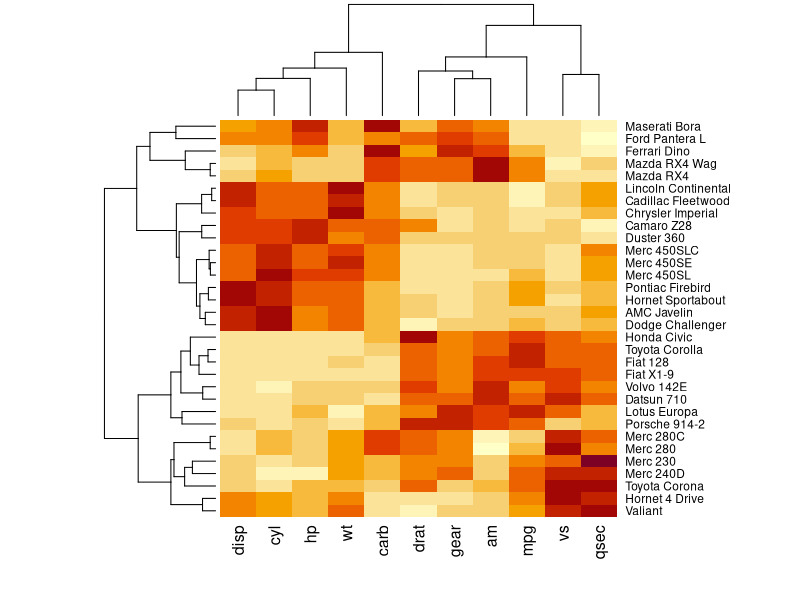
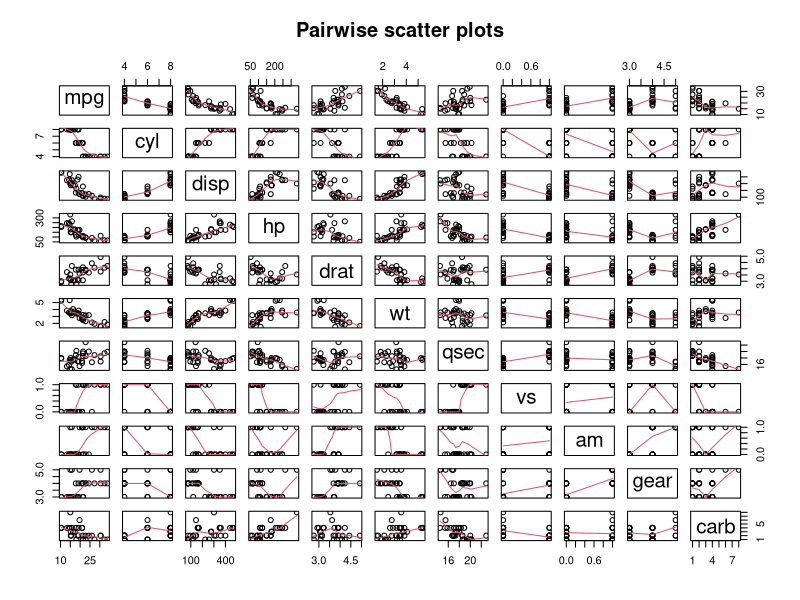

Write the R code that produced these figures, in order. (Note: this script raises an error after producing the figures.)
## ---- chunk 1
head(mtcars)
dim(mtcars)
names(mtcars)
## ---- chunk 2
heatmap(scale(as.matrix(mtcars)))
## ---- chunk 3
pairs(mtcars, panel=panel.smooth, main="Pairwise scatter plots")
## ---- chunk 4
mtcars2 <- mutate(mtcars, cyl=as.factor(cyl), vs=as.factor(vs), am=as.factor(am),
                  gear=as.factor(gear), carb=as.factor(carb))
r0<-lm(mpg~., data=mtcars2)
#summary(r0)$coef
summary(r0)$r.squared
## ---- chunk 5
rsearch<-step(r0, k=log(nrow(mtcars2)))
## ---- chunk 6
summary(rsearch)$coef
summary(rsearch)$r.squared
